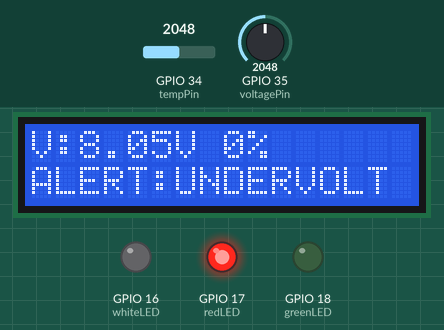
Recording of a sketch running on a simulated ESP32. On the bench: 16×2 character LCD, output pins drawn as LEDs (lit = HIGH). Inputs (shaded band) come from the test bench; at power-on: GPIO 34 (tempPin) = 2048, GPIO 35 (voltagePin) = 2048 (analog values on the 0–4095 scale). WiFi joins after 1.5 s; servers stay silent unless stated; what the sketch prints to the serial monitor is not drawn.

Above: at 5.0 s.
5.1 s: GPIO 34 (tempPin) set to 2264
7.1 s: GPIO 34 (tempPin) set to 2357
At 9.1 s:
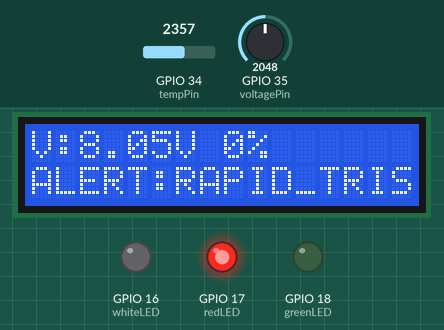
9.4 s: GPIO 35 (voltagePin) set to 2866
At 10.6 s:
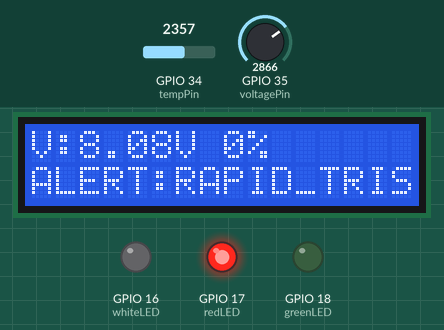
12.4 s: GPIO 35 (voltagePin) set to 4095
At 13.7 s:
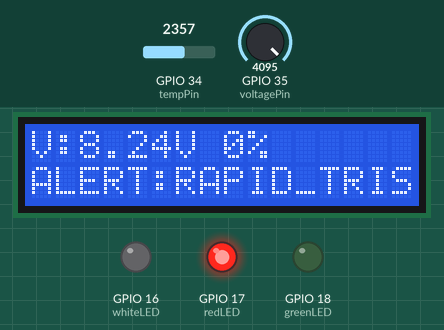
15.4 s: GPIO 35 (voltagePin) set to 3603
At 49.3 s:
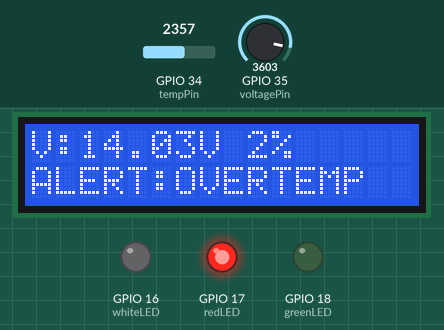
Timing chart, 0 to 50.8 s (numbered marks = the images above; inputs shaded):
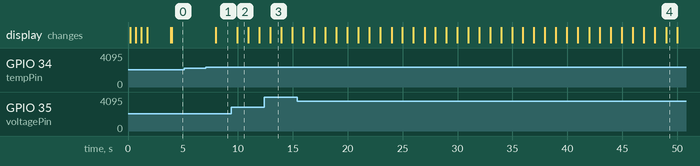

The sketch:

BMS_3S_fixed_v9.ino
```cpp
/*
Created on Sat 11 April 19:55:00 2026

@author: David Amon
*/

// 3S Li-Ion BMS MONITORING SYSTEM (MEDIAN + WINDOW + SLEW LIMIT)
// ESP32 + Blynk + 16x2 I2C LCD


#define BLYNK_TEMPLATE_ID "YOUR TEMP ID"
#define BLYNK_TEMPLATE_NAME "DAVID BMS SYSTEM"
#define BLYNK_AUTH_TOKEN "YOUR TOKEN"

#include <WiFi.h>
#include <BlynkSimpleEsp32.h>
#include <Wire.h>
#include <LiquidCrystal_I2C.h>
#include <math.h>

// ==========================================================
// WIFI
// ==========================================================
char ssid[] = "YOUR WIFI NAME";
char pass[] = "YOUR WIFI PASSWORD";

// ==========================================================
// PIN CONFIGURATION
// ==========================================================
const int redLED    = 17;
const int whiteLED  = 16;
const int greenLED  = 18;

const int tempPin    = 34;
const int voltagePin = 35;

// ==========================================================
// LCD
// ==========================================================
LiquidCrystal_I2C lcd(0x27, 16, 2);

// ==========================================================
// VOLTAGE DIVIDER CALCULATIONS (R1+R2+R3+R4, tap after R3 -> /4)
// ==========================================================
const float DIVIDER_FACTOR = 4.0;
const float CALIBRATION_FACTOR = 1.22;

// ==========================================================
// BATTERY LIMITS
// ==========================================================
const float BATTERY_MIN = 9.0;
const float BATTERY_MAX = 12.6;

// ==========================================================
// FILTER / STABILITY SETTINGS
// ==========================================================
const int MEDIAN_SAMPLES    = 21;    // must be odd — kills spike noise per reading
const int SAMPLE_SPACING_US = 1000;  // spreads the burst across ~21ms

const int WINDOW_SECONDS = 20; // rolling average length in seconds

// *** Caps how fast the displayed battery % is allowed to change ***
// This is independent of the averaging window above — even if the raw
// voltage genuinely sags under load, the readout won't jump faster than this.
const float MAX_PCT_SLEW_PER_MIN = 4.0; // % per minute

const int PCT_DEADBAND = 0; // slew limiter already smooths this; keep at 0

// ==========================================================
// DIAGNOSTIC ALERTS (Option 1: fixed thresholds + rate-of-change)
// ==========================================================
const float TEMP_ALERT_MAX = 45.0f;  // C -- above this = overheating
const float VOLT_ALERT_MIN = 9.3f;   // V -- just above BATTERY_MIN, early low-voltage warning
const float VOLT_ALERT_MAX = 12.9f;  // V -- above nominal full charge = overvoltage

const float MAX_VOLT_DROP_PER_MIN = 0.5f; // V/min -- faster than this = abnormal load/fault
const float MAX_TEMP_RISE_PER_MIN = 5.0f; // C/min -- faster than this = thermal runaway risk

float  prevWindowVoltage = 0.0f;
float  prevWindowTemp    = 0.0f;
bool   diagPrevInit      = false;
String activeAlert       = "";

// ==========================================================
// ROLLING WINDOW BUFFERS
// ==========================================================
float voltBuffer[WINDOW_SECONDS];
float tempBuffer[WINDOW_SECONDS];
int   bufferIndex = 0;
float voltSum = 0;
float tempSum = 0;

float windowVoltage = 12.0; // rolling-average voltage
float windowTemp    = 25.0;

float displayedPctF = 100.0; // continuous internal %, slew-limited
int   displayedPct   = 100;  // rounded, what's actually shown/sent
String batteryStatus = "Unknown";

unsigned long previousMillis = 0;
const unsigned long measurementInterval = 1000;

// ==========================================================
// HELPER: SORT FOR MEDIAN FILTER
// ==========================================================
void sortArray(int a[], int size) {
  for (int i = 0; i < size - 1; i++) {
    for (int j = i + 1; j < size; j++) {
      if (a[i] > a[j]) {
        int t = a[i];
        a[i] = a[j];
        a[j] = t;
      }
    }
  }
}

// ==========================================================
// SETUP
// ==========================================================
void setup() {
  Serial.begin(115200);

  pinMode(redLED, OUTPUT);
  pinMode(whiteLED, OUTPUT);
  pinMode(greenLED, OUTPUT);

  digitalWrite(redLED, LOW);
  digitalWrite(whiteLED, LOW);
  digitalWrite(greenLED, LOW);

  analogReadResolution(12);
  analogSetPinAttenuation(voltagePin, ADC_11db);
  analogSetPinAttenuation(tempPin, ADC_11db);

  Wire.begin(21, 22);
  lcd.init();
  lcd.backlight();
  lcd.clear();
  lcd.setCursor(0, 0);
  lcd.print("BMS Initializing");

  // Clean WiFi state before connecting -- on ESP32, a stale/previous
  // connection state can make the handshake take much longer or fail
  // intermittently. Forcing STA mode + a fresh disconnect first makes
  // the connect time far more consistent.
  WiFi.persistent(false);
  WiFi.mode(WIFI_STA);
  WiFi.disconnect(true);
  delay(100);

  lcd.clear();
  lcd.setCursor(0, 0);
  lcd.print("WiFi Connecting");

  WiFi.begin(ssid, pass);
  unsigned long wifiStart = millis();
  int dotCol = 0;
  while (WiFi.status() != WL_CONNECTED && millis() - wifiStart < 20000) {
    delay(500);
    Serial.print(".");
    lcd.setCursor(dotCol % 16, 1);
    lcd.print(".");
    dotCol++;
  }

  lcd.clear();
  lcd.setCursor(0, 0);
  if (WiFi.status() == WL_CONNECTED) {
    lcd.print("WiFi: Connected");
    lcd.setCursor(0, 1);
    lcd.print(WiFi.localIP());
  } else {
    lcd.print("WiFi: FAILED");
    lcd.setCursor(0, 1);
    lcd.print("Running offline");
  }
  delay(1800); // hold the status on screen briefly before normal readout

  // Always configure Blynk, even if WiFi hasn't connected yet -- this lets
  // Blynk.run() in loop() pick up the connection later instead of being
  // permanently skipped for the whole session.
  Blynk.config(BLYNK_AUTH_TOKEN);
  if (WiFi.status() == WL_CONNECTED) {
    Blynk.connect(1500);
    Serial.println("\nWiFi connected, Blynk connecting...");
  } else {
    Serial.println("\nWiFi not connected at boot -- will retry in loop().");
  }

  // Pre-fill the window with a real first reading
  float firstV = readMedianVoltage();
  float firstT = readMedianTemperature();
  for (int i = 0; i < WINDOW_SECONDS; i++) {
    voltBuffer[i] = firstV;
    tempBuffer[i] = firstT;
  }
  voltSum = firstV * WINDOW_SECONDS;
  tempSum = firstT * WINDOW_SECONDS;

  windowVoltage = firstV;
  windowTemp    = firstT;
  displayedPctF = voltageToPercentF(windowVoltage);
  displayedPct  = constrain((int)round(displayedPctF), 0, 100);
  updateBatteryStatus(displayedPct);

  lcd.clear();
}

// ==========================================================
// MEDIAN-FILTERED RAW VOLTAGE (calibrated millivolt reads)
// ==========================================================
float voltEMA = 0.0f;
bool  voltEMAInit = false;
const float VOLT_EMA_ALPHA = 0.15f; // same smoothing strength as temp

float readMedianVoltage() {
  // Throwaway read: right after switching ADC pins, the ESP32's first
  // conversion can be off -- discard one sample before the real burst.
  analogReadMilliVolts(voltagePin);
  delayMicroseconds(SAMPLE_SPACING_US);

  int samples[MEDIAN_SAMPLES];
  for (int i = 0; i < MEDIAN_SAMPLES; i++) {
    samples[i] = analogReadMilliVolts(voltagePin);
    delayMicroseconds(SAMPLE_SPACING_US);
  }
  sortArray(samples, MEDIAN_SAMPLES);
  int medianMV = samples[MEDIAN_SAMPLES / 2];
  Serial.printf("[diag] volt pin raw: %dmV  ", medianMV);

  float pinVoltage = medianMV / 1000.0f;
  float instantVoltage = pinVoltage * DIVIDER_FACTOR * CALIBRATION_FACTOR;

  // Sanity check: a 3S pack should never realistically read outside this
  // range even at the extremes of over/under-voltage. If it does, it's a
  // glitch/loose contact, not a real reading -- hold the last trusted value.
  const float VOLT_SANITY_MIN = 5.0f;
  const float VOLT_SANITY_MAX = 15.0f;
  if (instantVoltage < VOLT_SANITY_MIN || instantVoltage > VOLT_SANITY_MAX) {
    Serial.printf("[WARN] voltage reading %.2fV out of sane range -- ignoring, holding last value\n", instantVoltage);
    if (voltEMAInit) {
      return voltEMA;
    } else {
      instantVoltage = 11.1f; // no prior value yet -- assume nominal 3S resting voltage
    }
  }

  // Same EMA smoothing as temperature: kills the small flicker between
  // consecutive 1-second readings before it enters the 20s rolling window.
  if (!voltEMAInit) {
    voltEMA = instantVoltage;
    voltEMAInit = true;
  } else {
    voltEMA += VOLT_EMA_ALPHA * (instantVoltage - voltEMA);
  }
  return voltEMA;
}

// ==========================================================
// MEDIAN-FILTERED RAW TEMPERATURE
// Wiring: 3.3V -> R5(1k) -> node(GPIO34) -> NTC(10D-9, R0=10kohm) -> GND
// ==========================================================
float tempEMA = 0.0f;
bool  tempEMAInit = false;
const float TEMP_EMA_ALPHA = 0.15f; // lower = smoother but slower to react

float readMedianTemperature() {
  // Throwaway read: right after changing attenuation/pins, the ESP32 ADC's
  // first conversion can be off -- discard one sample before the real burst.
  analogReadMilliVolts(tempPin);
  delayMicroseconds(SAMPLE_SPACING_US);

  int samples[MEDIAN_SAMPLES];
  for (int i = 0; i < MEDIAN_SAMPLES; i++) {
    samples[i] = analogReadMilliVolts(tempPin);
    delayMicroseconds(SAMPLE_SPACING_US);
  }
  sortArray(samples, MEDIAN_SAMPLES);
  int medianMV = samples[MEDIAN_SAMPLES / 2];

  float vOut = medianMV / 1000.0f;
  Serial.printf("  [diag] temp pin raw: %.3fV  ", vOut);

  if (vOut < 0.05f) vOut = 0.05f;
  if (vOut > 3.25f) vOut = 3.25f;

  const float R_SERIES = 1000.0f; // R5
  const float R0       = 10000.0f; // "10D-9" = 10kohm nominal @25C (the "10" prefix
                                    // in NTC part codes is in kOhm, "-9" is bead size in mm)
  const float BETA     = 3950.0f; // datasheet value if you have one is better

  float resistanceNTC = R_SERIES * (vOut / (3.3f - vOut));

  float steinhart = resistanceNTC / R0;
  steinhart = log(steinhart);
  steinhart /= BETA;
  steinhart += 1.0f / (25.0f + 273.15f);
  steinhart = 1.0f / steinhart;
  float instantTemp = steinhart - 273.15f;

  // Sanity check: a 3S Li-ion pack operating indoors should never
  // realistically read outside this range. If it does, something is
  // wrong (bad contact, ADC glitch, disconnected sensor) -- don't let
  // a nonsense value like the old "8C" bug silently reach the display
  // or Blynk. Instead, hold the last good EMA value and flag it.
  const float TEMP_SANITY_MIN = 0.0f;
  const float TEMP_SANITY_MAX = 80.0f;
  if (instantTemp < TEMP_SANITY_MIN || instantTemp > TEMP_SANITY_MAX) {
    Serial.printf("[WARN] temp reading %.1fC out of sane range -- ignoring, holding last value\n", instantTemp);
    if (tempEMAInit) {
      return tempEMA; // keep showing the last trusted value instead of garbage
    } else {
      instantTemp = 25.0f; // no prior value yet (very first boot) -- assume room temp
    }
  }

  // Extra smoothing layer: the median filter kills single-sample spikes,
  // but ADC noise can still make consecutive 1-second readings drift up
  // and down by a degree or two. EMA smooths that out before it even
  // enters the 20s rolling window, so windowTemp is much steadier.
  if (!tempEMAInit) {
    tempEMA = instantTemp;
    tempEMAInit = true;
  } else {
    tempEMA += TEMP_EMA_ALPHA * (instantTemp - tempEMA);
  }
  return tempEMA;
}

// ==========================================================
// VOLTAGE -> PERCENT (float version, for the slew limiter)
// ==========================================================
float voltageToPercentF(float v) {
  float rawPct = ((v - BATTERY_MIN) / (BATTERY_MAX - BATTERY_MIN)) * 100.0f;
  return constrain(rawPct, 0.0f, 100.0f);
}

// ==========================================================
// DIAGNOSTICS: fixed thresholds + rate-of-change
// Runs once per measurement cycle, after windowVoltage/windowTemp
// are updated. Sets activeAlert to "" if everything looks normal.
// ==========================================================
void runDiagnostics() {
  activeAlert = "";

  // --- Fixed threshold checks ---
  if (windowTemp > TEMP_ALERT_MAX) {
    activeAlert = "OVERTEMP";
  } else if (windowVoltage < VOLT_ALERT_MIN) {
    activeAlert = "UNDERVOLT";
  } else if (windowVoltage > VOLT_ALERT_MAX) {
    activeAlert = "OVERVOLT";
  }

  // --- Rate-of-change checks (need one prior reading to compare against) ---
  if (diagPrevInit) {
    float minutesElapsed  = measurementInterval / 60000.0f;
    float voltDropPerMin  = (prevWindowVoltage - windowVoltage) / minutesElapsed;
    float tempRisePerMin  = (windowTemp - prevWindowTemp) / minutesElapsed;

    if (voltDropPerMin > MAX_VOLT_DROP_PER_MIN) {
      activeAlert = "RAPID_VDROP";
    }
    if (tempRisePerMin > MAX_TEMP_RISE_PER_MIN) {
      activeAlert = "RAPID_TRISE";
    }
  }

  prevWindowVoltage = windowVoltage;
  prevWindowTemp    = windowTemp;
  diagPrevInit      = true;

  if (activeAlert != "") {
    Serial.printf("[ALERT] %s  (V=%.2f T=%.1f)\n", activeAlert.c_str(), windowVoltage, windowTemp);
  }

  if (WiFi.status() == WL_CONNECTED) {
    if (activeAlert != "") {
      // Requires an Event named "bms_alert" created in the Blynk console
      // (Console -> your template -> Events) for this to trigger a push
      // notification. Without that setup, this line is harmless -- it just
      // won't produce a notification, V6 will still update either way.
      Blynk.logEvent("bms_alert", activeAlert);
      Blynk.virtualWrite(V6, activeAlert);
    } else {
      Blynk.virtualWrite(V6, "OK");
    }
  }
}

// ==========================================================
// REFRESH STATES & LED OUTPUT
// ==========================================================
void updateBatteryStatus(int percentage) {
  if (percentage <= 25) {
    batteryStatus = "LOW";
    digitalWrite(redLED, HIGH);
    digitalWrite(whiteLED, LOW);
    digitalWrite(greenLED, LOW);
  } else if (percentage <= 75) {
    batteryStatus = "MID";
    digitalWrite(redLED, LOW);
    digitalWrite(whiteLED, HIGH);
    digitalWrite(greenLED, LOW);
  } else {
    batteryStatus = "FULL";
    digitalWrite(redLED, LOW);
    digitalWrite(whiteLED, LOW);
    digitalWrite(greenLED, HIGH);
  }
}

void updateLCD() {
  lcd.setCursor(0, 0);
  lcd.print("V:");
  lcd.print(windowVoltage, 2);
  lcd.print("V ");
  lcd.print(displayedPct);
  lcd.print("%        ");

  lcd.setCursor(0, 1);
  if (activeAlert != "") {
    lcd.print("ALERT:");
    lcd.print(activeAlert);
    lcd.print("            "); // pad to clear leftover chars from longer text
  } else {
    lcd.print("S:");
    lcd.print(batteryStatus);
    lcd.print(" T:");
    lcd.print(windowTemp, 1);
    lcd.print("C        ");
  }
}

void updateBlynk() {
  Blynk.virtualWrite(V0, windowVoltage);   // VOLTAGE
  Blynk.virtualWrite(V1, windowTemp);      // temperature
  Blynk.virtualWrite(V4, displayedPct);    // state of discharge (percentage)
}

// ==========================================================
// MAIN LOOP
// ==========================================================
unsigned long lastWifiRetry = 0;
const unsigned long WIFI_RETRY_INTERVAL = 10000; // try every 10s if disconnected

void loop() {
  if (WiFi.status() != WL_CONNECTED) {
    unsigned long now = millis();
    if (now - lastWifiRetry > WIFI_RETRY_INTERVAL) {
      lastWifiRetry = now;
      Serial.println("WiFi disconnected -- retrying...");
      WiFi.begin(ssid, pass);
    }
  } else {
    Blynk.run();
  }

  unsigned long currentMillis = millis();
  if (currentMillis - previousMillis >= measurementInterval) {
    previousMillis = currentMillis;

    // Step 1: median-filtered instantaneous reading
    float rawVoltage = readMedianVoltage();
    float rawTemp     = readMedianTemperature();
    Serial.printf("raw V:%.3f raw T:%.1f\n", rawVoltage, rawTemp);

    // Step 2: rolling window average
    voltSum -= voltBuffer[bufferIndex];
    tempSum -= tempBuffer[bufferIndex];
    voltBuffer[bufferIndex] = rawVoltage;
    tempBuffer[bufferIndex] = rawTemp;
    voltSum += rawVoltage;
    tempSum += rawTemp;
    bufferIndex = (bufferIndex + 1) % WINDOW_SECONDS;

    windowVoltage = voltSum / WINDOW_SECONDS;
    windowTemp    = tempSum / WINDOW_SECONDS;

    // Step 3: slew-rate limit the percentage — caps how fast it's
    // allowed to move regardless of how fast the raw voltage moves
    float targetPctF = voltageToPercentF(windowVoltage);
    float maxStep = MAX_PCT_SLEW_PER_MIN * (measurementInterval / 60000.0f);
    float delta = constrain(targetPctF - displayedPctF, -maxStep, maxStep);
    displayedPctF += delta;

    int newPct = constrain((int)round(displayedPctF), 0, 100);
    if (abs(newPct - displayedPct) > PCT_DEADBAND) {
      displayedPct = newPct;
    }

    updateBatteryStatus(displayedPct);
    runDiagnostics();
    updateLCD();

    if (WiFi.status() == WL_CONNECTED) {
      updateBlynk();
    }

    Serial.printf("AVG(%ds) -> Volt: %.2fV | Temp: %.1fC | Bat: %d%% (target %.1f%%) | Status: %s\n",
                  WINDOW_SECONDS, windowVoltage, windowTemp, displayedPct, targetPctF, batteryStatus.c_str());
  }
}
```

Measured:
- the behaviour switches between 2291 and 2292 on GPIO 34 (tempPin) (found by bisection; images 0 and 1)
- after the input at 5.1 s, every drawn part: stays the same
- after the input at 7.1 s, the display: changes after 0.89 s (image 1)
- after the input at 9.4 s, the display: changes after 0.55 s (image 2)
- what the display in image 2 shows lasts 1.0 s, from 10.0 s to 11.0 s
